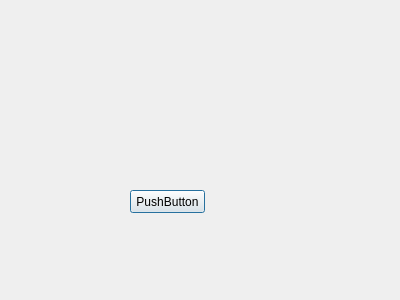
<?xml version="1.0" encoding="UTF-8"?>
<ui version="4.0">
 <class>mainMenu</class>
 <widget class="QDialog" name="mainMenu">
  <property name="geometry">
   <rect>
    <x>0</x>
    <y>0</y>
    <width>400</width>
    <height>300</height>
   </rect>
  </property>
  <property name="windowTitle">
   <string>Dialog</string>
  </property>
  <widget class="QPushButton" name="pushButton">
   <property name="geometry">
    <rect>
     <x>130</x>
     <y>190</y>
     <width>75</width>
     <height>23</height>
    </rect>
   </property>
   <property name="text">
    <string>PushButton</string>
   </property>
  </widget>
 </widget>
 <resources/>
 <connections/>
</ui>
